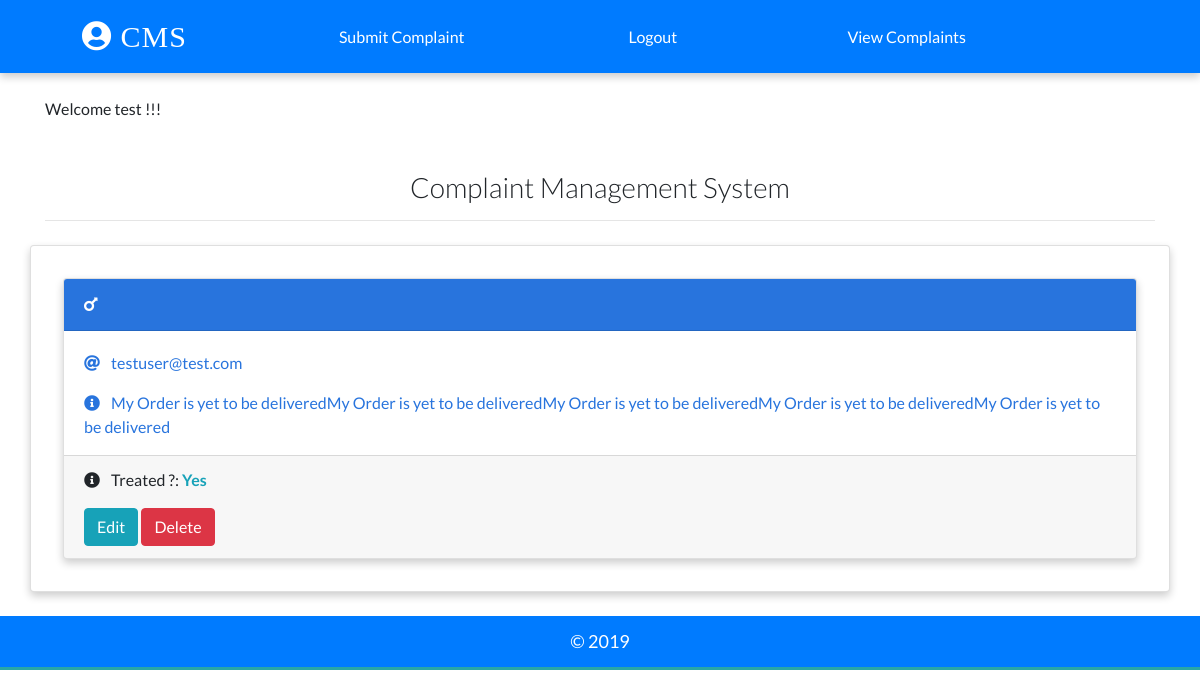
Screenshot of /dashboard/view/detail/8/ (signed in) with the database file from the repository.
### complain/models.py (models this page shows, shortened)
class Complain(models.Model):
    customer = models.ForeignKey(User, on_delete=models.CASCADE, default=None)
    complaintitle = models.CharField(max_length=100)
    name = models.CharField(max_length=100)
    email = models.EmailField(max_length=100)
    pn = models.CharField(max_length=100)
    gender = models.CharField(max_length=100, choices=(
        ('m', 'Male'),
        ('f', 'Female')
    ))
    complain = models.TextField()
    treated = models.CharField(max_length=50, choices=(
        ('Yes', 'Yes'),
        ('No', 'No')
    ), null=True, default='No')
    date_added = models.DateTimeField(default=datetime.now)
    class Meta:
        ordering = ['-id']

### complain/views.py (the view)
# urls.py: path('dashboard/view/detail/<int:pk>/', views.complainDetailView.as_view(), name="detail"),
class complainDetailView(DetailView):
    model = Complain
    template_name = 'detail.html'
    def get_queryset(self):
        complains = super().get_queryset()
        return complains.filter(customer=self.request.user)

### templates/detail.html (shortened to what this page needs)
{% extends 'base.html' %}
{% load static %}
{% block content %}
    <div class = "container card p-4 mt-4">
    <div class="card my-2 mx-2 boy-card">
      <div class="card-header">
        <a href="{% url 'detail' complain.id %}" class="text-white header-link"
          ><i class="fas fa-mars mr-2"></i> {{complain.title}} </a>
      </div>
      <div class="card-body pb-0">
        <p>
          <i class="fas fa-at mr-2"></i>
          <a href="mailto:{{complain.email}}">{{complain.email}}</a>
        </p>
        <p><i class="fas fa-info-circle mr-2"></i> {{complain.complain}}</p>
      </div>
      <div class = "card-footer">
        <p><i class="fas fa-info-circle mr-2"></i> Treated ?: {% if complain.treated == 'No' %}<b class = "text-danger">{{complain.treated}}</b>{% else %}<b class = "text-info">{{complain.treated}}</b>{% endif %} </button> </p>
        <a href = "{% url 'viewcomp' complain.id %}" class = "btn btn-info" /> Edit </a>
        <a href = "" class = "btn btn-danger" /> Delete </a>
      </div>
    </div>
    </div>
{% endblock content %}

### templates/base.html (shortened to what this page needs)
{% load static %}
{% load crispy_forms_tags %}
<!DOCTYPE html>
<html lang="en">
  <head>
    <link
      rel="stylesheet"
      href="https://stackpath.bootstrapcdn.com/bootstrap/4.2.1/css/bootstrap.min.css"
    />
    <link rel="stylesheet" href="{% static './css/main.css'%}" />
    <link
      rel="stylesheet"
      href="https://use.fontawesome.com/releases/v5.6.3/css/all.css"
    />
  </head>
  <body>
    <nav class = "bg-primary">
      <a class="logo" href="/">
        <i class="fas fa-user-circle"></i>&nbsp;CMS
      </a>
      {% if request.user.is_authenticated %}
       <a href ="{% url 'dashboard' %}" class = "mr-4 text-white">
      Submit Complaint
      </a>
      <a href ="{% url 'logout' %}" class = "mr-4 text-white">
      Logout
      </a>
      <a href ="{% url 'complains' %}" class = "mr-4 text-white">
      &nbsp; View Complaints
      </a>
      {% else %}
     <p class="feature-link m-0 p-0">
      <a href ="{% url 'login' %}" class = "mr-4 text-white">
      Login
      </a>
      </a>
      {% endif %}
    </nav>
    <br />
    <div class="container">
     {% if user.is_authenticated %}
        <p>Welcome {{ user.username }} !!!</p>
    {% endif %}
    <h3 class="heading font-weight-light text-center text-default"> <br> Complaint Management System</h3>
    <hr />
    </div>
    {% block content %}
    {% endblock content %}
    <footer class="mt-4 p-2 bg-primary">
      <p class="text-center p-1 m-0">&copy; 2019</p>
    </footer>
  </body>
</html>

### static/css/main.css (style rules this page uses)
:root { --back: #29a7a6; --girl: #e64298; --boy: #2874dd; }
body { font-family: Lato, sans-serif; }
nav { font-weight: light; display: flex; justify-content: space-around; background-color: var(--back); align-items: center; padding-top: 12px; padding-bottom: 12px; box-shadow: 0 4px 8px 0 rgba(0, 0, 0, 0.2); }
.logo { font-size: 30px; letter-spacing: 1px; color: white; padding: 2px 12px; border-radius: 8px; font-family: cursive; }
.card { box-shadow: 0 4px 8px 0 rgba(0, 0, 0, 0.2); transition: 0.3s; min-width: 250px; box-sizing: border-box; }
.card-header { font-size: 18px; letter-spacing: 0.5px; text-transform: uppercase; }
.boy-card .card-header { background-color: var(--boy); }
.boy-card .card-body, .boy-card .card-body p a { color: var(--boy); }
.card-body p { cursor: pointer; }
footer { background-color: var(--back); color: white; font-size: 18px; border-bottom: 3px solid var(--back); }

### rows the page displays
Complain: email "testuser@test.com", complain "My Order is yet to be deliveredMy Order is yet to be deliveredMy Order is yet to be deliveredMy Order is yet to be deliveredMy Order is yet to be delivered", treated "Yes"

### other values shown
{{ user.username }} "test"
